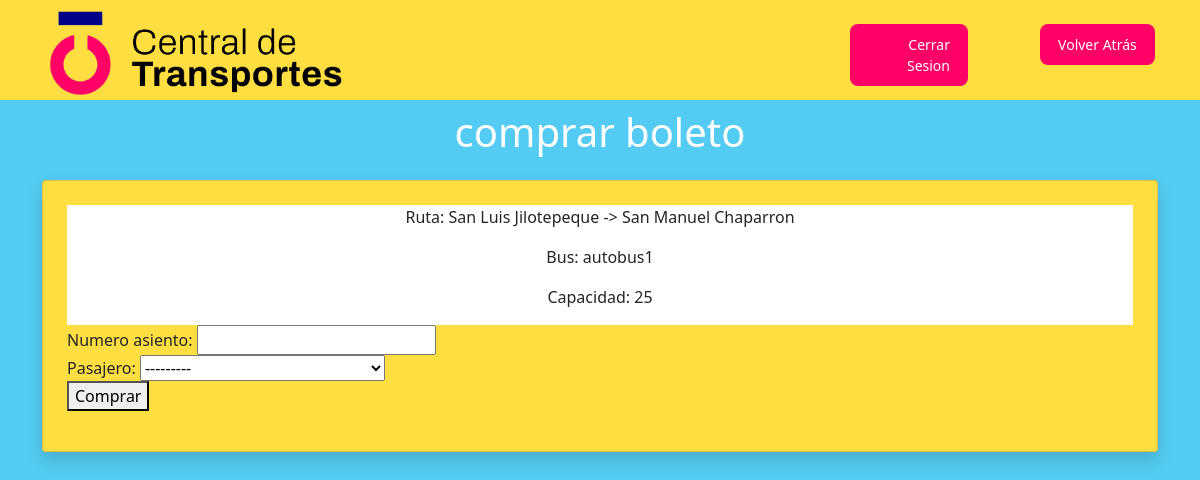
Screenshot of /comprar_boleto/1/ (signed in) with the database file from the repository.
### Administracion/models.py (models this page shows, shortened)
class Viaje (models.Model):
    fecha_y_hora = models.DateTimeField()
    ruta = models.ForeignKey(Ruta, on_delete=models.CASCADE)
    bus = models.ForeignKey(Autobus, on_delete=models.CASCADE)
    class Meta:
        unique_together = ('bus', 'fecha_y_hora')

class Ruta (models.Model):
    origen = models.CharField(max_length=100)
    destino = models.CharField(max_length=100)
    precio = models.DecimalField(max_digits=8, decimal_places=2)
    def __str__(self):
        return f"{self.origen} -> {self.destino}"

class Autobus (models.Model):
    placa = models.CharField(primary_key=True, max_length=8)
    capacidad = models.IntegerField()
    def __str__(self):
        return f"{self.placa}"

### Transportes/views.py (the view)
# urls.py: path('comprar_boleto/<int:viaje_id>/', comprar_boleto, name='comprar_boleto'),
@login_required
def comprar_boleto(request, viaje_id):
    viaje = get_object_or_404(Viaje, id=viaje_id)
    if request.method == 'POST':
        form = BoletoForm(request.POST)
        if form.is_valid():
            datos = form.cleaned_data
            buscar = Boleto.objects.filter(numero_asiento=datos['numero_asiento'],viaje=viaje).exists()
            if not buscar:
                contar = Boleto.objects.filter(viaje=viaje).count()
                capacidad = Autobus.objects.get(placa=viaje.bus)
                if contar < capacidad.capacidad and datos['numero_asiento'] <= capacidad.capacidad:
                    boleto = Boleto.objects.create(
                        numero_asiento= datos['numero_asiento'],
                        pasajero = datos['pasajero'],
                        viaje = viaje,
                        usuario = request.user
                    )
                    return redirect('mis_boletos')
            else:
                messages.error(request, 'este asiento no esta disponible')
                return redirect('comprar_boleto',viaje_id)
    else:
        form = BoletoForm()
    return render(request, 'comprar_boletos.html', {'boleto_form': form,'viaje': viaje})

### Transportes/forms.py
class BoletoForm(forms.ModelForm):
    class Meta:
        model = Boleto
        fields = ['numero_asiento', 'pasajero']

### Administracion/models.py (called while the page is built)
    def __str__(self):
        return f"{self.nombre} - {self.dpi}"

### Transportes/templates/comprar_boletos.html (shortened to what this page needs)
{% extends 'inicio.html'%}
{% block section %}
    <h1>comprar boleto</h1>
    <div class="container mt-4">
        <div class="card shadow p-4 tarjeta-2">
            <div class="tarjeta-3">
            <p>Ruta: {{ viaje.ruta }}</p>
            <p>Bus: {{ viaje.bus }}</p>
            <p>Capacidad: {{ viaje.bus.capacidad }}</p>
            </div>
            <form method="post">
                <div>
                    {{ boleto_form.numero_asiento.label_tag }}
                    {{ boleto_form.numero_asiento }}
                </div>
                <div>
                    {{ boleto_form.pasajero.label_tag}}
                    {{ boleto_form.pasajero}}
                </div>
                <button type="submit">Comprar</button>
            </form>
        </div>
    </div>
{% endblock section %}

### static/Transportes/css/customize.css (style rules this page uses)
h1 { color: white; text-align: center; }
.fondo { background-color: #53CBF3; }
.card.tarjeta-2 { background-color: #FFDE42; }
.tarjeta-3 { background-color: white; text-align: center; }

### rows the page displays
Viaje: ruta "San Luis Jilotepeque -> San Manuel Chaparron", bus "autobus1", bus.capacidad "25"

### other values shown
{{ boleto_form.numero_asiento.label_tag }} "Numero asiento:"
{{ boleto_form.pasajero.label_tag }} "Pasajero:"
